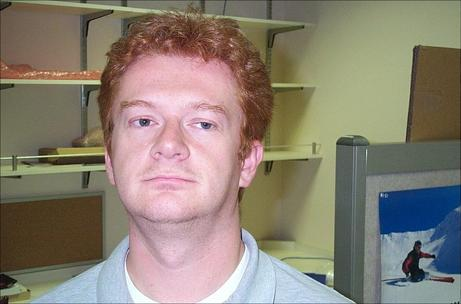
#> input picture dataset/caltech-101/101_ObjectCategories/Faces/image_0032.jpg, 461 x 304 px
$ python -i color_adjustment.py   (imports and definitions only)
#> lines starting #> are read from the running program, lines starting #| are printed output that depends on the picture; after the words box and inside, x2 and y2 are one past the last pixel; in counts of white or black regions, pixels touching at a corner belong together
#> further down, picture is the input picture: shape (304, 461, 3); mean B, G, R 116.3, 129.1, 138.9
import cv2
import numpy as np

def simulate_deuteranopia(frame):
    """Simulates Deuteranopia (green color blindness)"""
    matrix = np.array([
        [0.625, 0.7, -0.025],
        [0.7, 0.3, 0.0],
        [0.0, 0.3, 0.7]
    ], dtype=np.float32)
    # convert to float to avoid uint8 overflow
    f = frame.astype(np.float32)
    transformed = np.tensordot(f, matrix.T, axes=([-1], [-1]))
    transformed = np.clip(transformed, 0, 255).astype(np.uint8)
    return transformed


def detect_color(frame):
    """Detects multiple colors across expanded HSV ranges for all shades."""
    hsv = cv2.cvtColor(frame, cv2.COLOR_BGR2HSV)
#> hsv: shape (304, 461, 3); mean H, S, V 63.6, 73.6, 146.6
    hsv = cv2.GaussianBlur(hsv, (7, 7), 0)
#> hsv: shape (304, 461, 3); mean H, S, V 63.6, 73.6, 146.7

    color_ranges = {
        # Red shades
        "Red": [(0, 100, 100), (10, 255, 255), (160, 100, 100), (180, 255, 255)],
        "Orange": [(11, 100, 100), (25, 255, 255)],
        "Yellow": [(26, 80, 80), (35, 255, 255)],
        # Green shades
        "Light Green": [(36, 40, 100), (60, 255, 255)],
        "Medium Green": [(61, 50, 50), (75, 255, 200)],
        "Dark Green": [(76, 40, 20), (85, 255, 150)],
        # Cyan/Blue shades
        "Cyan": [(86, 50, 50), (95, 255, 255)],
        "Light Blue": [(96, 60, 100), (110, 255, 255)],
        "Medium Blue": [(111, 60, 60), (125, 255, 200)],
        "Dark Blue": [(126, 50, 20), (130, 255, 150)],
        # Magenta/Pink shades
        "Magenta": [(131, 60, 50), (160, 255, 255)],
        "Pink": [(161, 80, 100), (179, 255, 255)],
        # Neutrals
        "Brown": [(10, 100, 20), (20, 255, 200)],
        "White": [(0, 0, 200), (180, 25, 255)],
        "Gray": [(0, 0, 60), (180, 25, 200)],
        "Black": [(0, 0, 0), (180, 255, 60)],
    }

    detected = []

    for name, ranges in color_ranges.items():
        if name in ["Red"]:  # Red has two ranges
            lower1, upper1 = np.array(ranges[0]), np.array(ranges[1])
            lower2, upper2 = np.array(ranges[2]), np.array(ranges[3])
            mask1 = cv2.inRange(hsv, lower1, upper1)
            mask2 = cv2.inRange(hsv, lower2, upper2)
            mask = cv2.add(mask1, mask2)
        else:
            lower, upper = np.array(ranges[0]), np.array(ranges[1])
            mask = cv2.inRange(hsv, lower, upper)

        # Morphology to remove noise
        mask = cv2.morphologyEx(mask, cv2.MORPH_OPEN, np.ones((5, 5), np.uint8))
        mask = cv2.morphologyEx(mask, cv2.MORPH_CLOSE, np.ones((5, 5), np.uint8))

        if cv2.countNonZero(mask) > 500:  # smaller threshold for subtle shades
            detected.append(name)
#> this loop made 16 passes
#> pass 1, in detect_color, `mask1 = cv2.inRange(hsv, lower1, upper1)`:
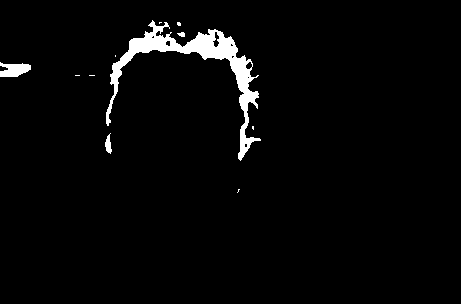
#> mask1: shape (304, 461); 2.9% white; 11 white regions (7 under 20 px), largest, box (x1, y1, x2, y2) and area: (106, 20, 261, 161) 3556, (0, 62, 31, 77) 325, (105, 133, 112, 154) 86, (177, 32, 185, 37) 28
#> pass 1, in detect_color, `mask = cv2.morphologyEx(mask, cv2.MORPH_OPEN, np.ones((5, 5), np.uint8))`:
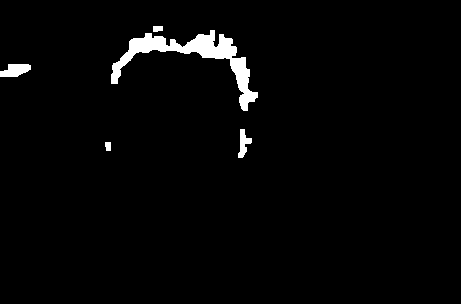
#> mask: shape (304, 461); 2.4% white; 5 white regions, box (x1, y1, x2, y2) and area: (111, 30, 258, 111) 2697, (0, 64, 31, 77) 296, (238, 129, 252, 158) 207, (153, 26, 163, 32) 55, (105, 142, 111, 151) 50
#> pass 1, in detect_color, `mask = cv2.morphologyEx(mask, cv2.MORPH_CLOSE, np.ones((5, 5), np.uint..`:
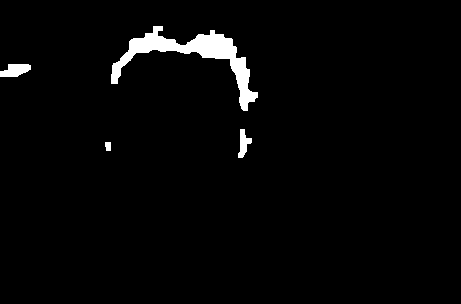
#> mask: shape (304, 461); 2.5% white; 4 white regions, box (x1, y1, x2, y2) and area: (111, 26, 258, 111) 2896, (0, 64, 31, 77) 296, (238, 129, 252, 158) 213, (105, 142, 111, 151) 50
#> after the loop, detected = ['Red', 'Orange', 'Yellow', 'Light Green', 'Light Blue', 'Brown', 'White', 'Gray', 'Black']

    return detected

>>> import cv2
>>> picture = cv2.imread('dataset/caltech-101/101_ObjectCategories/Faces/image_0032.jpg')
>>> result = detect_color(picture)
#> result has the same summary as detected in detect_color

$ run again, on dataset/caltech-101/101_ObjectCategories/Faces/image_0086.jpg
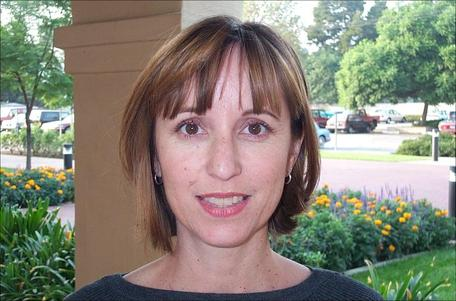
#> input picture dataset/caltech-101/101_ObjectCategories/Faces/image_0086.jpg, 456 x 301 px
#> picture is the input picture: shape (301, 456, 3); mean B, G, R 118.7, 131.7, 135.2
#> the loop in detect_color, `for name, ranges in color_ranges.items():` made 16 passes
#> pass 1, in detect_color, `mask1 = cv2.inRange(hsv, lower1, upper1)`:
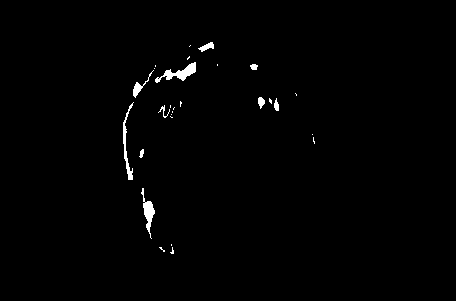
#> mask1: shape (301, 456); 0.92% white; 28 white regions (18 under 20 px), largest, box (x1, y1, x2, y2) and area: (155, 62, 196, 83) 304, (141, 188, 155, 239) 248, (123, 102, 134, 180) 231
#> pass 1, in detect_color, `mask = cv2.morphologyEx(mask, cv2.MORPH_OPEN, np.ones((5, 5), np.uint8))`:
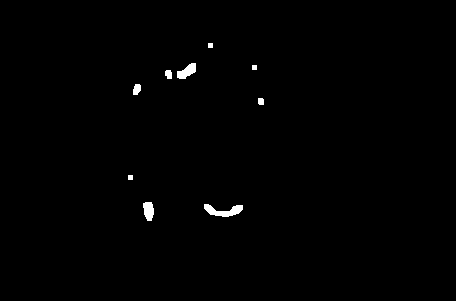
#> mask: shape (301, 456); 0.62% white; 9 white regions, largest, box (x1, y1, x2, y2) and area: (204, 204, 243, 217) 269, (177, 63, 196, 79) 182, (143, 202, 154, 221) 165
#> after the loop in detect_color, `for name, ranges in color_ranges.items():`: detected = ['Red', 'Orange', 'Light Green', 'Medium Green', 'Dark Green', 'Pink', 'Brown', 'White', 'Gray', 'Black']
#> result has the same summary as detected in detect_color
